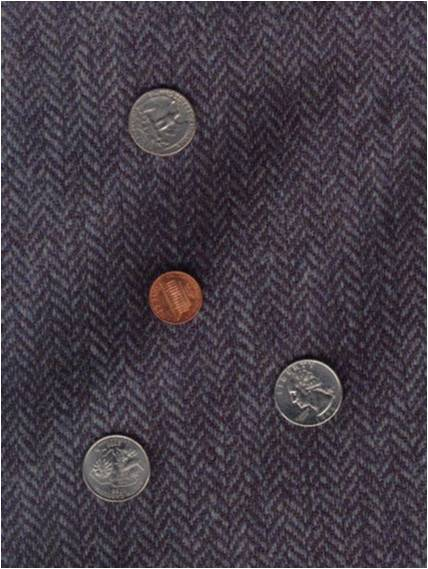
%> input picture coins2.jpg, 428 x 569 px
$ octave --eval "line_D(rgb2gray(imread('coins2.jpg')));"   (GNU Octave 9; MATLAB toolbox functions it lacks are replaced by stand-ins)
%> lines starting %> are read from the running program, lines starting %| are printed output that depends on the picture
function line_D(im)
figure;
subplot(221)
imshow(im);
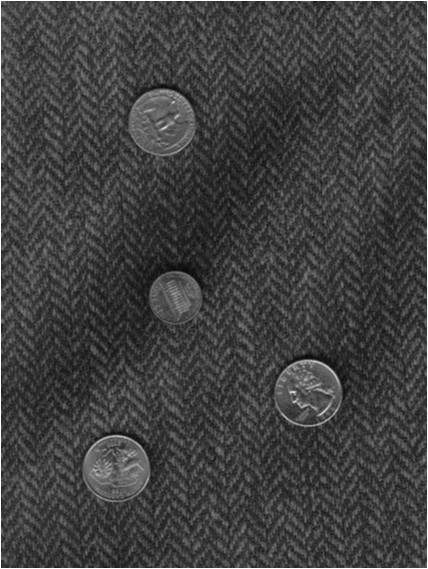
%> displayed picture: size 569x428, on the screen's scale of 0 to 255; min 3, max 255, mean 64
im_1= edge(im,'canny');
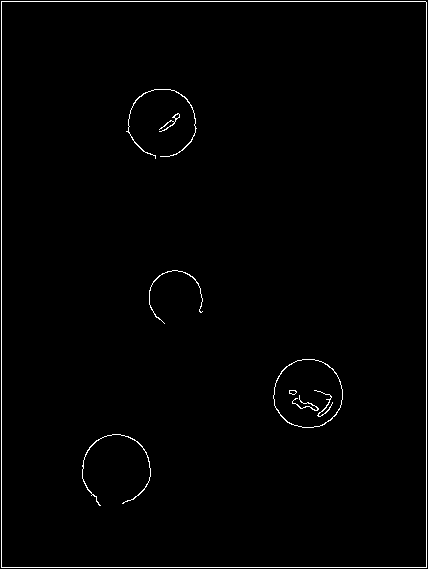
%> im_1: size 569x428 logical; 1.3% white in thin lines or dots
subplot(222)
imshow(im_1);
title('canny');
[Hou,Theta,Rho_1] = hough(im_1,'RhoResolution',1,'Theta',-90:1:89);
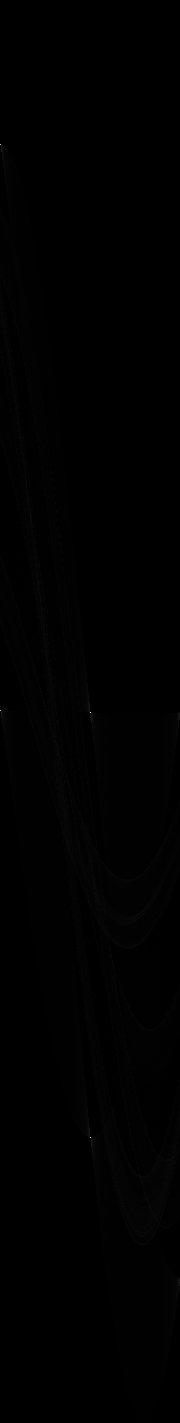
%> Hou: size 1423x180 double; min 0, max 567, mean 2.2; drawn with min black and max white
%> Theta = 180 values from -90 to 89; Rho_1 = 1423 values from -711 to 711
subplot(223)
imshow((rescale(Hou)),'XData',Theta,'YData',Rho_1,'InitialMagnification','fit');
title('Limited Theta Range Hough Transform of Gantrycrane Image');
xlabel('\theta')
ylabel('\rho');
axis on, axis normal;
colormap(gca,hsv);
P=houghpeaks(Hou,9,'Threshold',0.5*max(Hou(:)));
%> P = [713 91; 1138 91; 145 1; 711 1]
hold on;
i=1;j=2;
plot(Theta(P(:,j)),Rho_1(P(:,i)),'s','color','black');hold on
plot(Theta(P(:,2)),Rho_1(P(:,1)),'s','color','black');hold on
plot(Theta(P(:,2)),Rho_1(P(:,1)),'s','color','black');hold on

lines = houghlines(im_1,Theta,Rho_1,P,'FillGap',5,'MinLength',7);
%> lines = 4 lines; point1 to point2 (x, y): (2, 2) to (2, 568), (427, 3) to (427, 568), (2, 568) to (427, 568), (2, 2) to (426, 2)
subplot(224)
imshow(im), hold on
max_len = 0;
for k = 1:length(lines)
   Points_1 = [lines(k).point1; lines(k).point2];

   plot(Points_1(:,1),Points_1(:,2),'LineWidth',1.5,'Color','green');
   % Plot beginnings and ends of lines
   plot(Points_1(1,1),Points_1(1,2),'x','LineWidth',1.5,'Color','yellow');
   plot(Points_1(2,1),Points_1(2,2),'x','LineWidth',1.5,'Color','red');
    % [6 lines of commented-out code are left out]
end
%> this loop made 4 passes
%> Points_1 on passes 1 to 4: [2 2; 2 568], [427 3; 427 568], [2 568; 427 568], [2 2; 426 2]
%> `line_D(rgb2gray(imread('coins2.jpg')));`:
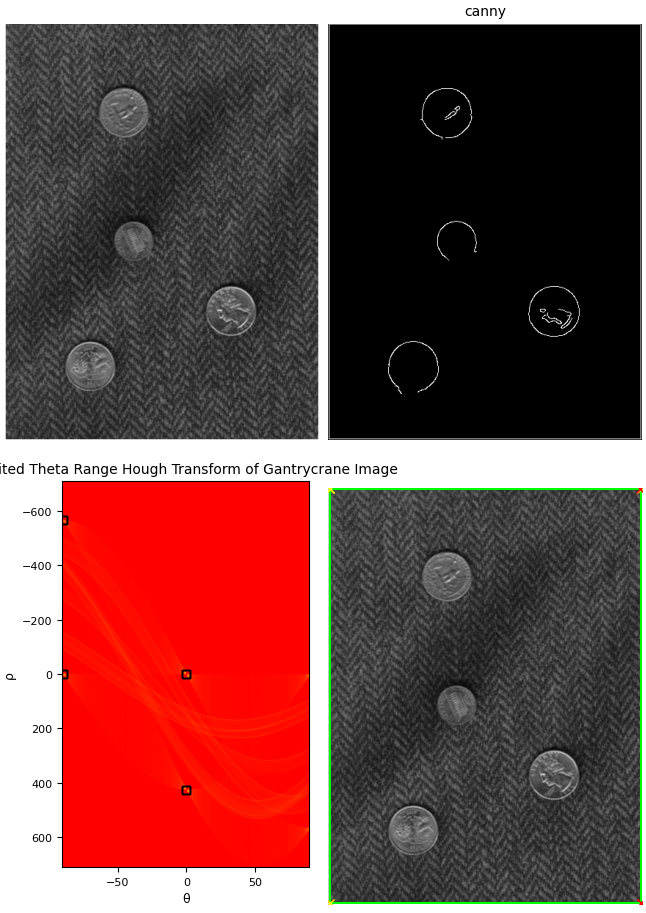
%> figure redrawn from the program's plot data, 4 panels
end

$ run again, on ground.jpg
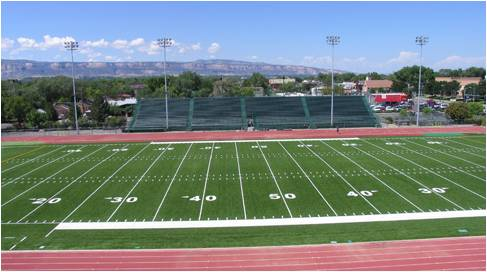
%> input picture ground.jpg, 487 x 272 px
%> in line_D, `im_1= edge(im,'canny');`:
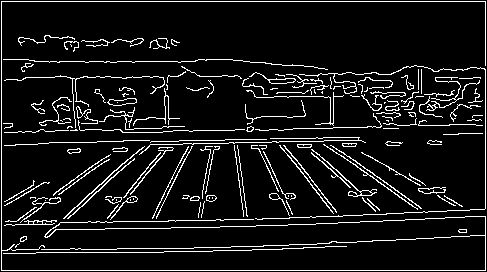
%> im_1: size 272x487 logical; 8.6% white in thin lines or dots
%> Theta = 180 values from -90 to 89; Rho_1 = 1115 values from -557 to 557
%> P = [288 1; 557 1; 559 91; 1043 91]
%> lines = 5 lines; point1 to point2 (x, y): (2, 271) to (486, 271), (2, 2) to (486, 2), (2, 2) to (2, 271), (486, 2) to (486, 209), (486, 217) to (486, 271)
%> the loop in line_D, `for k = 1:length(lines)` made 5 passes
%> Points_1 on passes 1 to 5: [2 271; 486 271], [2 2; 486 2], [2 2; 2 271], [486 2; 486 209], [486 217; 486 271]
%> `line_D(rgb2gray(imread('coins2.jpg')));`:
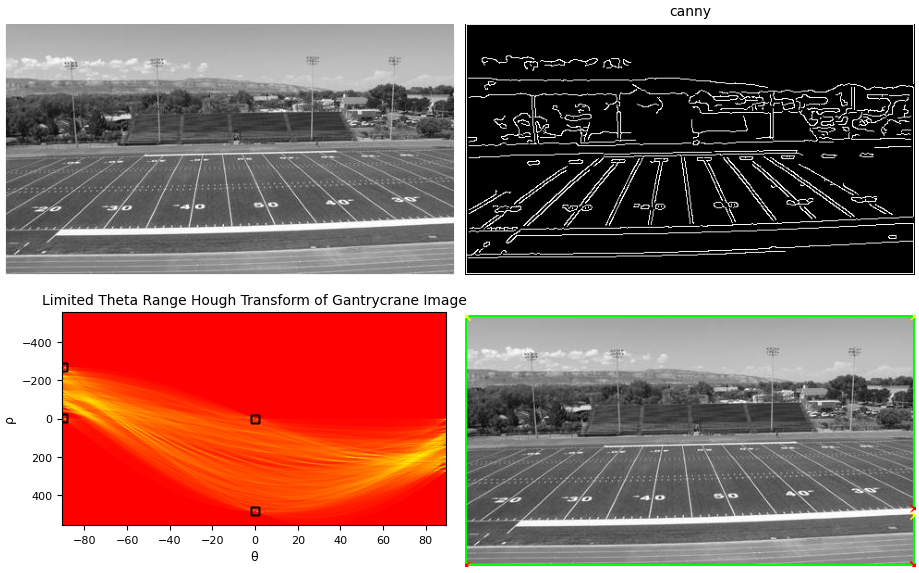
%> figure redrawn from the program's plot data, 4 panels
